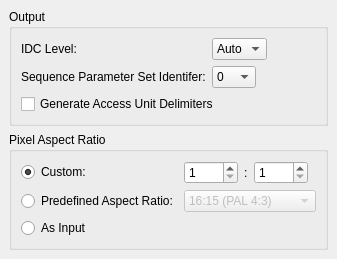
     <widget class="QWidget" name="tab_8">
      <attribute name="title">
       <string>Output 1</string>
      </attribute>
      <layout class="QVBoxLayout">
       <property name="spacing">
        <number>6</number>
       </property>
       <property name="margin">
        <number>9</number>
       </property>
       <item>
        <widget class="QGroupBox" name="groupBox_16">
         <property name="title">
          <string>Output</string>
         </property>
         <layout class="QVBoxLayout">
          <property name="spacing">
           <number>6</number>
          </property>
          <property name="margin">
           <number>9</number>
          </property>
          <item>
           <layout class="QGridLayout">
            <property name="margin">
             <number>0</number>
            </property>
            <property name="spacing">
             <number>6</number>
            </property>
            <item row="0" column="1">
             <layout class="QHBoxLayout">
              <property name="spacing">
               <number>6</number>
              </property>
              <property name="margin">
               <number>0</number>
              </property>
              <item>
               <widget class="QComboBox" name="idcLevelComboBox">
                <property name="currentIndex">
                 <number>0</number>
                </property>
                <item>
                 <property name="text">
                  <string>Auto</string>
                 </property>
                </item>
                <item>
                 <property name="text">
                  <string>1</string>
                 </property>
                </item>
                <item>
                 <property name="text">
                  <string>1.1</string>
                 </property>
                </item>
                <item>
                 <property name="text">
                  <string>1.2</string>
                 </property>
                </item>
                <item>
                 <property name="text">
                  <string>1.3</string>
                 </property>
                </item>
                <item>
                 <property name="text">
                  <string>2</string>
                 </property>
                </item>
                <item>
                 <property name="text">
                  <string>2.1</string>
                 </property>
                </item>
                <item>
                 <property name="text">
                  <string>2.2</string>
                 </property>
                </item>
                <item>
                 <property name="text">
                  <string>3</string>
                 </property>
                </item>
                <item>
                 <property name="text">
                  <string>3.1</string>
                 </property>
                </item>
                <item>
                 <property name="text">
                  <string>3.2</string>
                 </property>
                </item>
                <item>
                 <property name="text">
                  <string>4</string>
                 </property>
                </item>
                <item>
                 <property name="text">
                  <string>4.1</string>
                 </property>
                </item>
                <item>
                 <property name="text">
                  <string>4.2</string>
                 </property>
                </item>
                <item>
                 <property name="text">
                  <string>5</string>
                 </property>
                </item>
                <item>
                 <property name="text">
                  <string>5.1</string>
                 </property>
                </item>
               </widget>
              </item>
              <item>
               <spacer name="spacer_61">
                <property name="orientation">
                 <enum>Qt::Horizontal</enum>
                </property>
                <property name="sizeHint" stdset="0">
                 <size>
                  <width>0</width>
                  <height>0</height>
                 </size>
                </property>
               </spacer>
              </item>
             </layout>
            </item>
            <item row="1" column="0">
             <widget class="QLabel" name="label_55">
              <property name="text">
               <string>Sequence Parameter Set Identifer:</string>
              </property>
             </widget>
            </item>
            <item row="0" column="0">
             <widget class="QLabel" name="label_56">
              <property name="text">
               <string>IDC Level:</string>
              </property>
             </widget>
            </item>
            <item row="1" column="1">
             <layout class="QHBoxLayout">
              <property name="spacing">
               <number>6</number>
              </property>
              <property name="margin">
               <number>0</number>
              </property>
              <item>
               <widget class="QComboBox" name="spsiComboBox">
                <item>
                 <property name="text">
                  <string>0</string>
                 </property>
                </item>
                <item>
                 <property name="text">
                  <string>1</string>
                 </property>
                </item>
                <item>
                 <property name="text">
                  <string>3</string>
                 </property>
                </item>
                <item>
                 <property name="text">
                  <string>7</string>
                 </property>
                </item>
                <item>
                 <property name="text">
                  <string>15</string>
                 </property>
                </item>
                <item>
                 <property name="text">
                  <string>31</string>
                 </property>
                </item>
               </widget>
              </item>
              <item>
               <spacer name="spacer_63">
                <property name="orientation">
                 <enum>Qt::Horizontal</enum>
                </property>
                <property name="sizeHint" stdset="0">
                 <size>
                  <width>0</width>
                  <height>0</height>
                 </size>
                </property>
               </spacer>
              </item>
             </layout>
            </item>
           </layout>
          </item>
          <item>
           <widget class="QCheckBox" name="accessUnitCheckBox">
            <property name="text">
             <string>Generate Access Unit Delimiters</string>
            </property>
           </widget>
          </item>
         </layout>
        </widget>
       </item>
       <item>
        <widget class="QGroupBox" name="groupBox_15">
         <property name="title">
          <string>Pixel Aspect Ratio</string>
         </property>
         <layout class="QVBoxLayout">
          <property name="spacing">
           <number>6</number>
          </property>
          <property name="margin">
           <number>9</number>
          </property>
          <item>
           <layout class="QGridLayout">
            <property name="margin">
             <number>0</number>
            </property>
            <property name="spacing">
             <number>6</number>
            </property>
            <item row="0" column="0">
             <widget class="QRadioButton" name="sarCustomRadioButton">
              <property name="text">
               <string comment="PAR">Custom:</string>
              </property>
              <property name="checked">
               <bool>true</bool>
              </property>
             </widget>
            </item>
            <item row="2" column="0">
             <widget class="QRadioButton" name="sarAsInputRadioButton">
              <property name="text">
               <string>As Input</string>
              </property>
             </widget>
            </item>
            <item row="2" column="1">
             <layout class="QHBoxLayout">
              <property name="spacing">
               <number>6</number>
              </property>
              <property name="margin">
               <number>0</number>
              </property>
              <item>
               <widget class="QLabel" name="sarAsInputLabel">
                <property name="enabled">
                 <bool>false</bool>
                </property>
                <property name="text">
                 <string/>
                </property>
               </widget>
              </item>
              <item>
               <spacer name="spacer_65">
                <property name="orientation">
                 <enum>Qt::Horizontal</enum>
                </property>
                <property name="sizeHint" stdset="0">
                 <size>
                  <width>0</width>
                  <height>0</height>
                 </size>
                </property>
               </spacer>
              </item>
             </layout>
            </item>
            <item row="0" column="1">
             <layout class="QHBoxLayout">
              <property name="spacing">
               <number>6</number>
              </property>
              <property name="margin">
               <number>0</number>
              </property>
              <item>
               <widget class="QSpinBox" name="sarCustomSpinBox1">
                <property name="minimum">
                 <number>1</number>
                </property>
                <property name="maximum">
                 <number>9999</number>
                </property>
                <property name="value">
                 <number>1</number>
                </property>
               </widget>
              </item>
              <item>
               <widget class="QLabel" name="sarCustomLabel">
                <property name="text">
                 <string>:</string>
                </property>
               </widget>
              </item>
              <item>
               <widget class="QSpinBox" name="sarCustomSpinBox2">
                <property name="minimum">
                 <number>1</number>
                </property>
                <property name="maximum">
                 <number>9999</number>
                </property>
                <property name="value">
                 <number>1</number>
                </property>
               </widget>
              </item>
              <item>
               <spacer name="spacer_64">
                <property name="orientation">
                 <enum>Qt::Horizontal</enum>
                </property>
                <property name="sizeHint" stdset="0">
                 <size>
                  <width>0</width>
                  <height>0</height>
                 </size>
                </property>
               </spacer>
              </item>
             </layout>
            </item>
            <item row="1" column="0">
             <widget class="QRadioButton" name="sarPredefinedRadioButton">
              <property name="text">
               <string>Predefined Aspect Ratio:</string>
              </property>
             </widget>
            </item>
            <item row="1" column="1">
             <layout class="QHBoxLayout">
              <property name="spacing">
               <number>6</number>
              </property>
              <property name="margin">
               <number>0</number>
              </property>
              <item>
               <widget class="QComboBox" name="sarPredefinedComboBox">
                <property name="enabled">
                 <bool>false</bool>
                </property>
                <item>
                 <property name="text">
                  <string>16:15 (PAL 4:3)</string>
                 </property>
                </item>
                <item>
                 <property name="text">
                  <string>64:45 (PAL 16:9)</string>
                 </property>
                </item>
                <item>
                 <property name="text">
                  <string>8:9 (NTSC 4:3)</string>
                 </property>
                </item>
                <item>
                 <property name="text">
                  <string>32:27 (NTSC 16:9)</string>
                 </property>
                </item>
               </widget>
              </item>
              <item>
               <spacer name="spacer_62">
                <property name="orientation">
                 <enum>Qt::Horizontal</enum>
                </property>
                <property name="sizeHint" stdset="0">
                 <size>
                  <width>0</width>
                  <height>0</height>
                 </size>
                </property>
               </spacer>
              </item>
             </layout>
            </item>
           </layout>
          </item>
         </layout>
        </widget>
       </item>
       <item>
        <spacer name="spacer_60">
         <property name="orientation">
          <enum>Qt::Vertical</enum>
         </property>
         <property name="sizeHint" stdset="0">
          <size>
           <width>0</width>
           <height>0</height>
          </size>
         </property>
        </spacer>
       </item>
      </layout>
     </widget>
